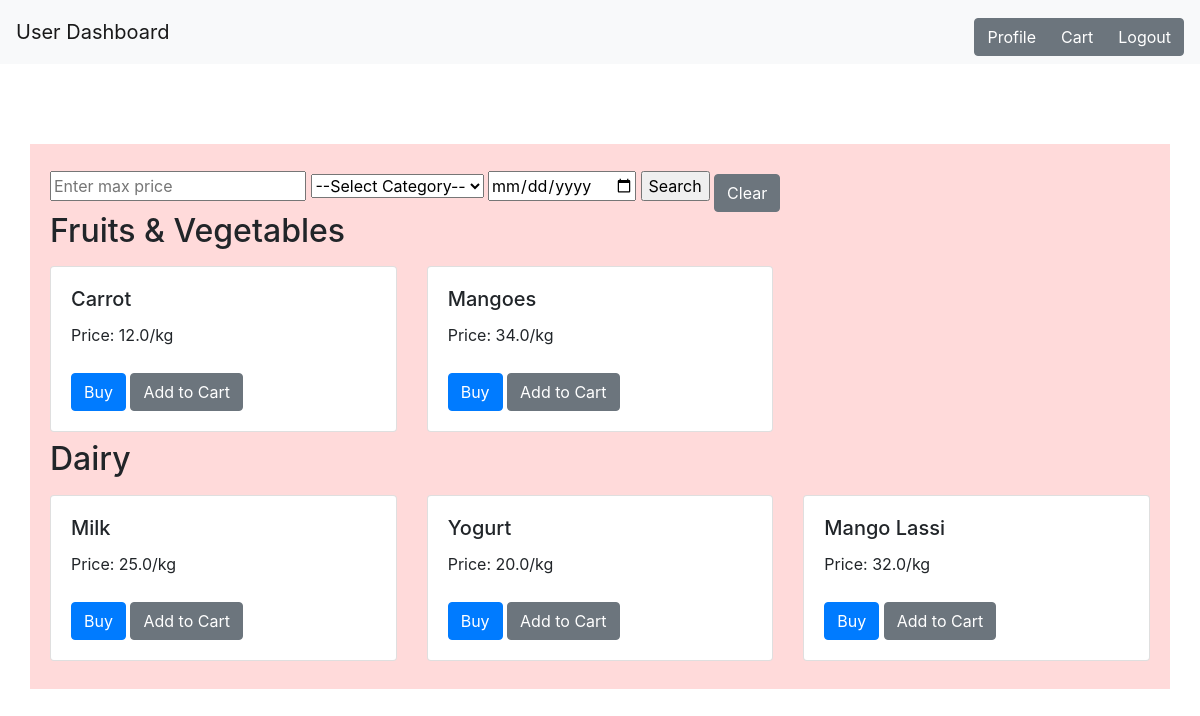
Page /user_dashboard (signed in) on the committed database.
### main.py (models this page shows, shortened)
class Category(db.Model):
    id = db.Column(db.Integer, primary_key=True)
    name = db.Column(db.String(50), unique=True, nullable=False)
    products = db.relationship('Product', backref='category', lazy=True)

class Product(db.Model):
    id = db.Column(db.Integer, primary_key=True)
    name = db.Column(db.String(50), unique=True, nullable=False)
    unit = db.Column(db.String(20), nullable=False)
    rate_per_unit = db.Column(db.Float, nullable=False)
    quantity = db.Column(db.Integer, nullable=False)
    category_id = db.Column(db.Integer, db.ForeignKey('category.id'), nullable=False)
    Manufacturing_Date = db.Column(db.Date, default='2023-09-24')
    Expiry_Date = db.Column(db.Date, default='2023-09-24')

### main.py (the view)
@app.route('/user_dashboard', methods=['GET'])
def user_dashboard():
    if 'logged_in' not in session:
        return redirect(url_for('home'))
    max_price = request.args.get('price')
    selected_category = request.args.get('category')
    min_expiry_date_str = request.args.get('min_expiry_date')
    categories = Category.query.all()
    category_dict = {}
    min_expiry_date = None
    if min_expiry_date_str:
        min_expiry_date = datetime.strptime(min_expiry_date_str, '%Y-%m-%d').date()
    for category in categories:
        if selected_category and category.name != selected_category:
            continue
        products = category.products
        if max_price:
            products = [p for p in products if p.rate_per_unit <= float(max_price)]
        if min_expiry_date:
            products = [p for p in products if p.Expiry_Date >= min_expiry_date]
        category_dict[category.name] = products
    return render_template('user_dashboard.html', categories=category_dict)

### templates/user_dashboard.html (shortened to what this page needs)
<!DOCTYPE html>
<html lang="en">
<head>
    <link href="https://maxcdn.bootstrapcdn.com/bootstrap/4.5.2/css/bootstrap.min.css" rel="stylesheet">
</head>
<body>
    <nav class="navbar navbar-light bg-light">
        <a class="navbar-brand" href="{{ url_for('user_dashboard') }}">User Dashboard</a>
        <div class="btn-group">
            <a href="{{ url_for('profile') }}" class="btn btn-secondary">Profile</a>
            <a href="{{ url_for('cart') }}" class="btn btn-secondary">Cart</a>
            <a href="{{ url_for('logout_user') }}" class="btn btn-secondary">Logout</a>
        </div>
    </nav>
    <div class="container">
    <form action="{{ url_for('user_dashboard') }}" method="get">
        <input type="text" name="price" placeholder="Enter max price">
        <select name="category">
            <option value="">--Select Category--</option>
        </select>
        <input type="date" name="min_expiry_date" placeholder="Enter Min Expiry Date">
        <input type="submit" value="Search">
        <a href="{{ url_for('user_dashboard') }}" class="btn btn-secondary">Clear</a>
    </form>
        {% if categories %}
            {% for category, products in categories.items() %}
                <h2>{{ category }}</h2>
                <div class="row">
                    {% for product in products %}
                        <div class="col-md-4">
                            <div class="card my-2">
                                <div class="card-body">
                                    <h5 class="card-title">{{ product.name }}</h5>
                                    <p class="card-text">Price: {{ product.rate_per_unit }}/kg</p>
                                    <a href="{{ url_for('buy_section', item_name=product.name) }}" class="btn btn-primary">Buy</a>
                                    <a href="{{ url_for('add_to_cart', item_name=product.name) }}" class="btn btn-secondary">Add to Cart</a>
                                </div>
                            </div>
                        </div>
                    {% endfor %}
                </div>
            {% endfor %}
        {% else %}
            <p>No products available.</p>
        {% endif %}
    </div>
</body>
</html>

### rows in the picture
Category: name "Fruits & Vegetables"
Product: name "Carrot", rate_per_unit "12.0"
Product: name "Mangoes", rate_per_unit "34.0"
Category: name "Dairy"
Product: name "Milk", rate_per_unit "25.0"
Product: name "Yogurt", rate_per_unit "20.0"
Product: name "Mango Lassi", rate_per_unit "32.0"
